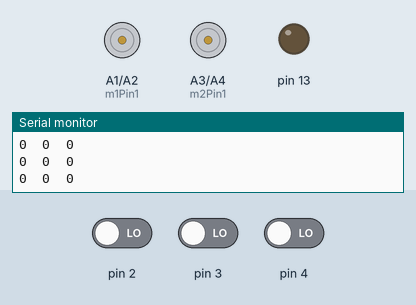
This sketch was run on a simulated Arduino Uno, built with avr-gcc and run on an emulated ATmega328P. Shown: motor-driver pin pairs drawn as motors (green arrow = first pin HIGH = forward, orange = second pin HIGH = backward, longer = more drive, scaled by the enable pin), output pins drawn as LEDs (lit = HIGH), the last lines printed to the serial monitor. Inputs (shaded band) come from the test bench; at power-on: pin 3 LOW, pin 2 LOW, pin 4 LOW.

Above: at 1.5 s.
1.6 s: pin 3 driven HIGH
At 3.3 s:
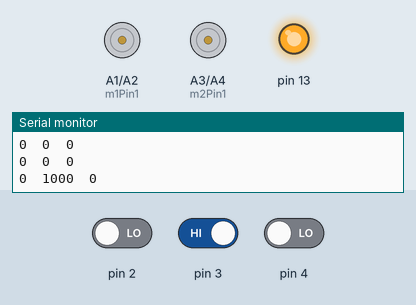
4.6 s: pin 2 driven HIGH and pin 4 driven HIGH
At 5.7 s:
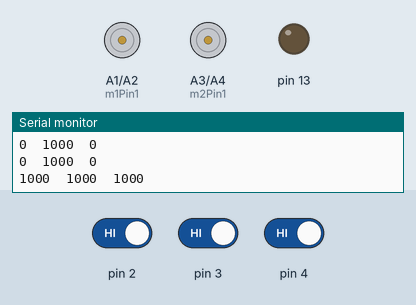
7.6 s: pin 2 driven LOW
At 9.6 s:
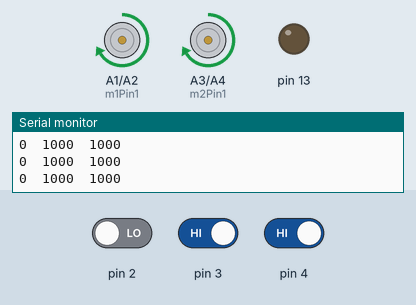
10.1 s: pin 3 driven LOW
At 10.7 s:
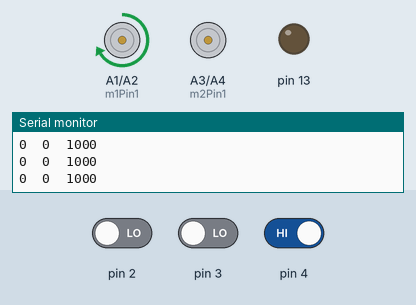
Timing chart, 0 to 13.1 s (numbered marks = the images above; inputs shaded):
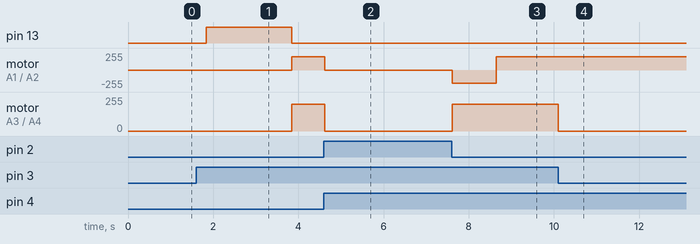

The sketch:

Line_tracking.ino
```cpp
// Ved P. Sharma, May 27, 2013, version 05
// Using analog pins A1-4 for H-bridge logical inputs

// Line following with 3 sensors, Robot follows black line, stops at
// the end, turns 180 deg and follows the same line back again

#include <QTRSensors.h>
#define NUM_SENSORS   3
#define TIMEOUT       2500
#define EMITTER_PIN   QTR_NO_EMITTER_PIN

QTRSensorsRC qtrrc((unsigned char[]) {2, 3, 4}, NUM_SENSORS, TIMEOUT, EMITTER_PIN);
unsigned int sensors[NUM_SENSORS];

const int m1Pin1 = A1;  const int m1Pin2 = A2;
const int m2Pin1 = A3;  const int m2Pin2 = A4;
const int m1enablePin = 5;  const int m2enablePin = 6;
unsigned int a=0, b=0, c=0, i=0;
//unsigned int minSen0=440, minSen1=768, minSen2=816, maxSen0=880, maxSen1=1676, maxSen2=1804;
unsigned int minSen0=360, minSen1=652, minSen2=712, maxSen0=832, maxSen1=1704, maxSen2=1816;
unsigned int wheelSpeed = 200, turnSpeed = 100, lower = 300, upper = 800;

void setup() {
  Serial.begin(9600);
  pinMode(13, OUTPUT);
  pinMode(m1Pin1, OUTPUT);  pinMode(m1Pin2, OUTPUT);
  pinMode(m2Pin1, OUTPUT);  pinMode(m2Pin2, OUTPUT);
  pinMode(m1enablePin, OUTPUT);  pinMode(m2enablePin, OUTPUT);
  do {
    delay(250);
    readSensors();
   } while (b<upper);

  digitalWrite(13, HIGH); delay(2000);digitalWrite(13, LOW); // LED indicates that both the sensors are on black line
  analogWrite(m1enablePin, wheelSpeed);  analogWrite(m2enablePin, wheelSpeed);
  digitalWrite(m1Pin1, HIGH); digitalWrite(m1Pin2, LOW);
  digitalWrite(m2Pin1, HIGH); digitalWrite(m2Pin2, LOW);
}

void loop() {
  for(i=0;i<200;i++){
    check();
    delay(20);
  }
//  turn();
  for(i=0;i<200;i++){
    check();
    delay(20);
  }
//  turn();
//  analogWrite(m1enablePin, 0);  analogWrite(m2enablePin, 0);
//  delay(1000);
//  analogWrite(m1enablePin, wheelSpeed);  analogWrite(m2enablePin, wheelSpeed);
}

void readSensors() {
  delay(10);
  qtrrc.read(sensors);
  if(sensors[0]<minSen0)  sensors[0]=minSen0;
  if(sensors[0]>maxSen0)  sensors[0]=maxSen0;
  if(sensors[1]<minSen1)  sensors[1]=minSen1;
  if(sensors[1]>maxSen1)  sensors[1]=maxSen1;
  if(sensors[2]<minSen2)  sensors[2]=minSen2;
  if(sensors[2]>maxSen2)  sensors[2]=maxSen2;
  a = (((unsigned long)sensors[0])-minSen0) * 1000 / (maxSen0-minSen0);
  b = (((unsigned long)sensors[1])-minSen1) * 1000 / (maxSen1-minSen1);
  c = (((unsigned long)sensors[2])-minSen2) * 1000 / (maxSen2-minSen2);
  Serial.print(a);Serial.print('\t');  Serial.print(b);Serial.print('\t');  Serial.print(c);Serial.println();
}

void check() {
  readSensors();
  if(b<upper && c>a){
    do {
      analogWrite (m2enablePin, 0);
      readSensors();
    }
    while (b<upper);
    analogWrite (m2enablePin, wheelSpeed);
  }
  else if (b<upper && a>c){
    do {
      analogWrite (m1enablePin, 0);
      readSensors();
    }
    while (b<upper);
    analogWrite (m1enablePin, wheelSpeed);
  }
//
  else if (b>upper && a>upper && c>upper){
    analogWrite (m1enablePin, 0);
    analogWrite (m2enablePin, 0);
    delay(3000);
    turn();
  }
//
}

void turn(){
  analogWrite(m1enablePin, turnSpeed);  analogWrite(m2enablePin, turnSpeed);
  digitalWrite(m1Pin1, LOW); digitalWrite(m1Pin2, HIGH);
  delay(1000); // this delay imp for robot to move out of the line
  do {
    delay(10);
    readSensors();
  }
  while (a<upper && b<upper && c<upper); // while any one of the sensors comes on the line
  digitalWrite(m1Pin1, HIGH); digitalWrite(m1Pin2, LOW);
  analogWrite(m1enablePin, wheelSpeed);  analogWrite(m2enablePin, wheelSpeed);
}
```

Measured:
- after the input at 1.6 s, pin 13: LOW → HIGH after 0.24 s, → LOW 2.0 s later; motor on A1 (m1Pin1) / A2 (m1Pin2), motor on A3 (m2Pin1) / A4 (m2Pin2): stopped → forward 200/255 after 2.2 s
- after the input at 4.6 s, motor on A1 (m1Pin1) / A2 (m1Pin2), motor on A3 (m2Pin1) / A4 (m2Pin2): forward 200/255 → stopped at once
- after the input at 7.6 s, motor on A1 (m1Pin1) / A2 (m1Pin2): goes on until 8.6 s, then stays forward 200/255; motor on A3 (m2Pin1) / A4 (m2Pin2): goes on until 7.6 s, then stays forward 200/255
- after the input at 10.1 s, motor on A3 (m2Pin1) / A4 (m2Pin2): forward 200/255 → stopped at once
